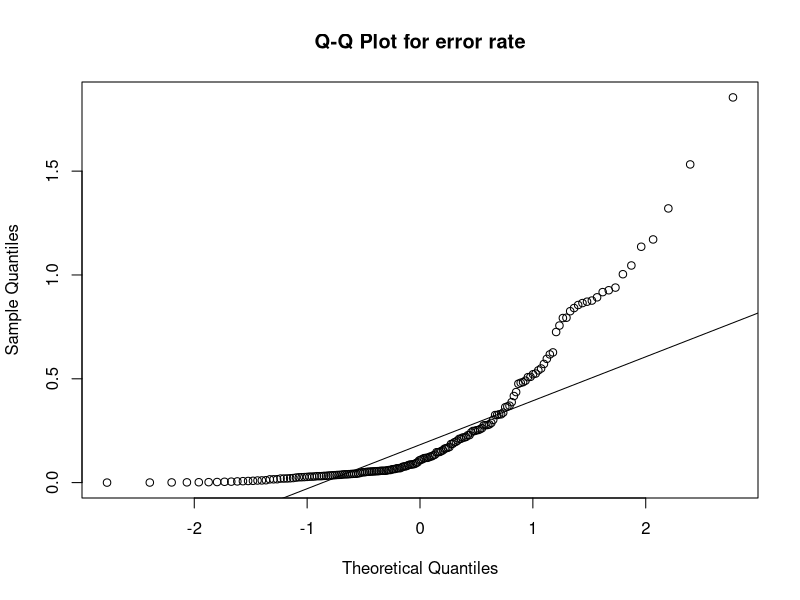
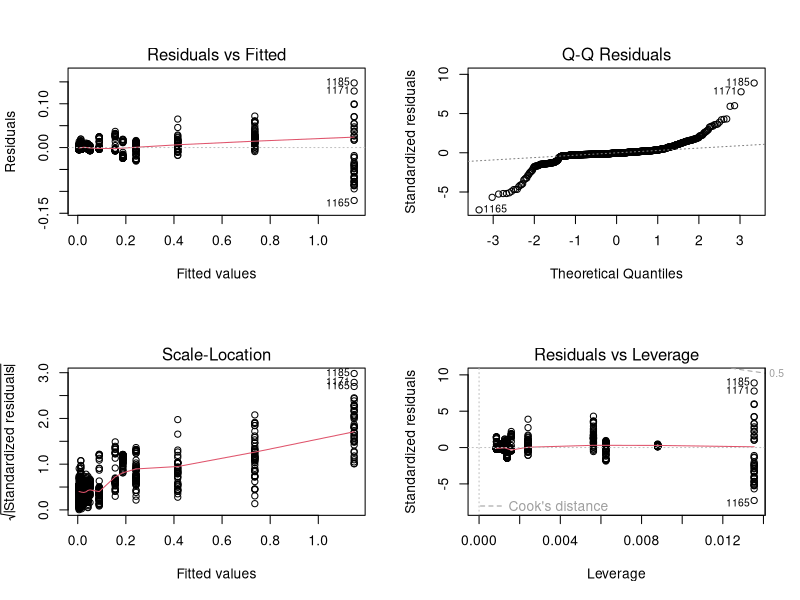
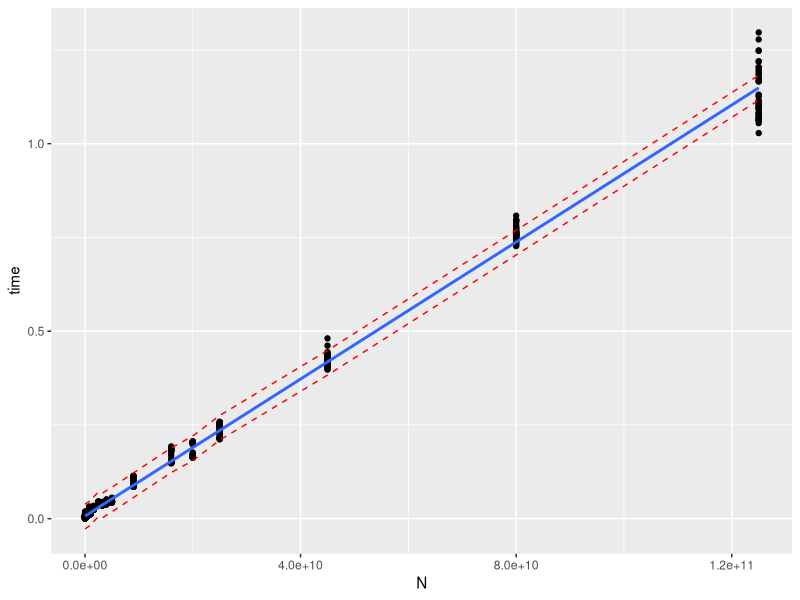
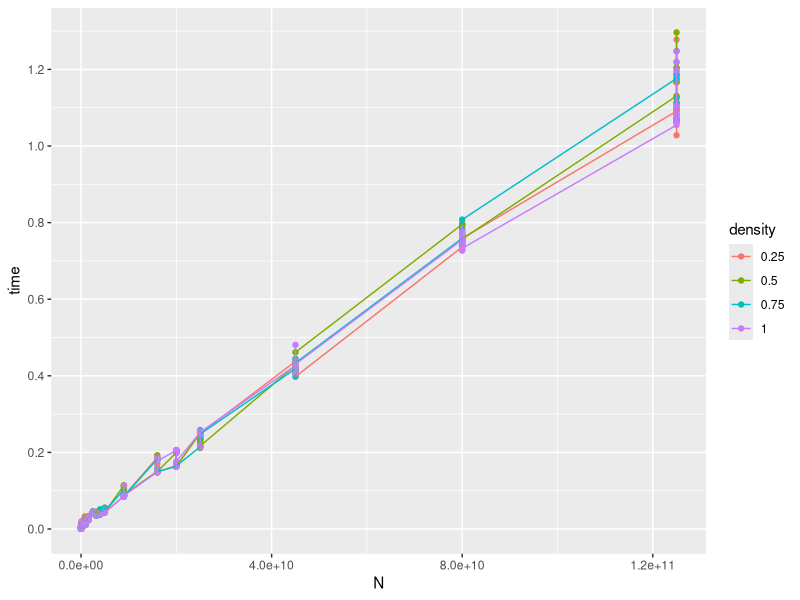
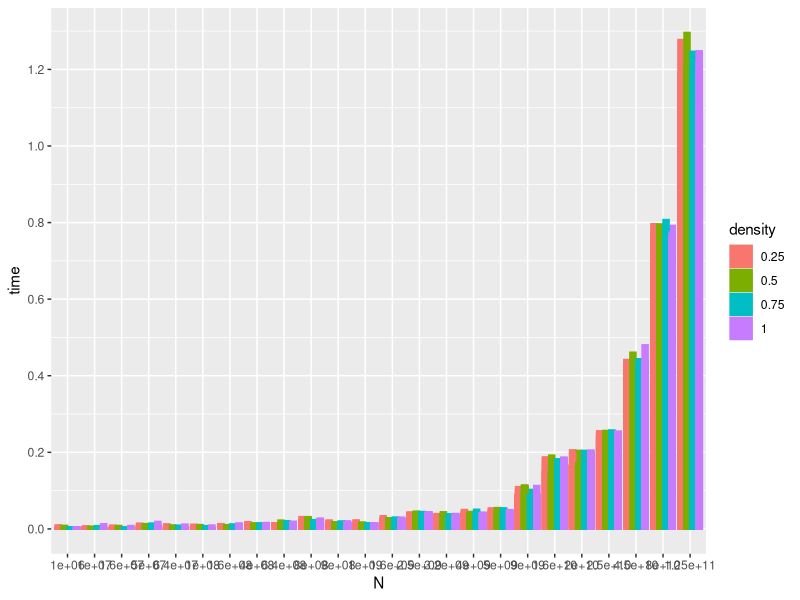

These charts were generated, in order, by the following R code:
## ---- chunk 1
knitr::opts_chunk$set(echo = TRUE)
library(ggplot2)
library(svglite)
library(dplyr)
library(RColorBrewer) 
library(scales)
library(colorspace)
library(broom)
## ---- chunk 2
data <- read.csv("matmul.csv")
v_data  <- read.csv("matmul_validate.csv")
v_data$time=as.numeric(v_data$time)

model=lm(time~N*shape-shape, data=data)
summary(model)
anova(model)
## ---- chunk 3
new <- data.frame(N = v_data$N, density=v_data$density,shape=v_data$shape)
v_data$predict_time = predict(model,new)
v_data$error = v_data$time-v_data$predict_time
v_data$error_rate = abs(v_data$error)/v_data$predict_time
qqnorm(v_data$error_rate, main = "Q-Q Plot for error rate")
qqline(v_data$error_rate)
# test if prediction=truth
t.test(v_data$time, v_data$predict_time, paired = TRUE, alternative = "two.sided")

## ---- chunk 4
# error rate stat
summary(v_data$error_rate)

# assumption check
par(mfrow = c(2, 2))
plot(model)
## ---- chunk 5
# prediction & confidence interval
pred.int <- predict(model, interval = "prediction")
mydata <- cbind(data, pred.int)

p <- ggplot(mydata, aes(N, time)) +
  geom_point() +
  stat_smooth(method = lm)
p + geom_line(aes(y = lwr), color = "red", linetype = "dashed")+
    geom_line(aes(y = upr), color = "red", linetype = "dashed")
## ---- chunk 6
colourCount = length(unique(data$density))
getPalette = colorRampPalette(brewer.pal(8, "Spectral"))

c=darken(getPalette(colourCount), amount = 0.08)
c=desaturate(c, amount = -0.4)
#show_col(c)
## ---- chunk 7
data$density=as.factor(data$density)
image=data %>%
  ggplot( aes(x=N, y=time,color=density)) +
  geom_point()+
  geom_line()+
  scale_y_continuous(name="time",breaks = scales::pretty_breaks(n = 10)) 
image

## ---- chunk 8
data$density=as.factor(data$density)
data$N=as.factor(data$N)
image=data %>%
  ggplot( aes(x=N, y=time,color=density,fill=density )) +
  geom_bar(stat="identity", position=position_dodge())+
  scale_y_continuous(name="time",breaks = scales::pretty_breaks(n = 10)) 
image
